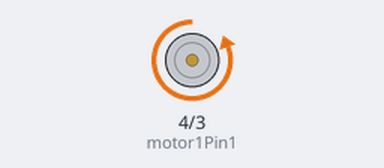
Bench run of a sketch on a simulated Arduino Uno, built with avr-gcc and run on an emulated ATmega328P. On the bench: motor-driver pin pairs drawn as motors (green arrow = first pin HIGH = forward, orange = second pin HIGH = backward, longer = more drive, scaled by the enable pin).

Above: at 2.5 s.
At 7.5 s:
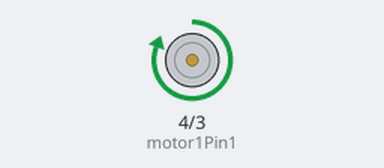
Timing chart, 0 to 13.0 s (numbered marks = the images above):
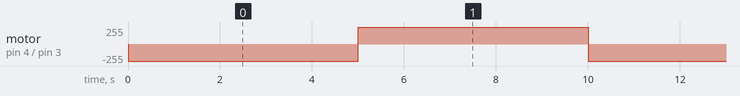

Measured:
- by itself, motor on pin 4 (motor1Pin1) / pin 3 (motor1Pin2): alternates forward 255/255 for 5.0 s and backward 255/255 for 5.0 s

The sketch:

sketch_apr19a.ino
```cpp
int motor1Pin1 = 4; // pin 2 on L293D
int motor1Pin2 = 3; // pin 7 on L293D
int enablePin = 13; // pin 1 on L293D
int FlipFlop_C =0;

void setup() {
    // set all the other pins you're using as outputs:
    pinMode(motor1Pin1, OUTPUT);
    pinMode(motor1Pin2, OUTPUT);
    pinMode(enablePin, OUTPUT);

    // set enablePin high so that motor can turn on:
    digitalWrite(enablePin, HIGH);
}

void loop() {

    if (FlipFlop_C%2==0) {
        digitalWrite(motor1Pin1, LOW); // set pin 2 on L293D low
        digitalWrite(motor1Pin2, HIGH); // set pin 7 on L293D high
        delay(5000);
    }
    else {
        digitalWrite(motor1Pin1, HIGH); // set pin 2 on L293D high
        digitalWrite(motor1Pin2, LOW); // set pin 7 on L293D low
        delay(5000);
    }
    FlipFlop_C++;
}
```
